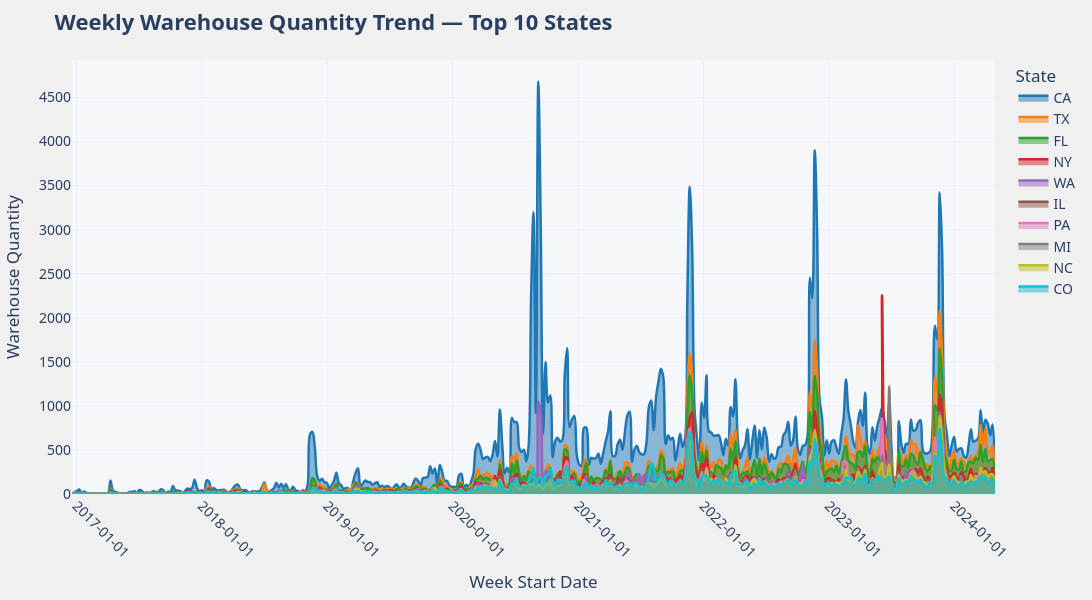

The notebook cell this image was saved under:
### Code cell
import plotly.graph_objects as go
import pandas as pd

# Step 1: Compute total quantity per state and get top 10 states
top_states = df.groupby('ShipToState')['WareHouseQuantity'].sum().nlargest(10).index

# Step 2: Create the pivot table for weekly trend
state_trend = df.groupby(['Week', 'ShipToState'])['WareHouseQuantity'].sum().unstack().fillna(0)

# Step 3: Filter columns to include only top 10 states
state_trend_top10 = state_trend[top_states]

# Step 4: Create Plotly line chart with formatted hover and x-axis
fig = go.Figure()

# Custom color palette
colors = ['#1f77b4', '#ff7f0e', '#2ca02c', '#d62728', '#9467bd',
          '#8c564b', '#e377c2', '#7f7f7f', '#bcbd22', '#17becf']

# Add one smooth line per state
for i, state in enumerate(state_trend_top10.columns):
    fig.add_trace(go.Scatter(
        x=state_trend_top10.index,
        y=state_trend_top10[state],
        mode='lines',
        name=state,
        line=dict(shape='spline', color=colors[i % len(colors)], width=2.5),
        fill='tozeroy',
        hovertemplate=f"<b>{state}</b><br>Week Start: %{{x|%Y-%m-%d}}<br>Quantity: %{{y:,}}<extra></extra>"
    ))

# Format x-axis to show full dates
fig.update_xaxes(
    title='Week',
    tickformat="%Y-%m-%d",       # e.g., "2024-07-01"
    tickangle=45,
    showgrid=True
)

# Customize layout
fig.update_layout(
    title='<b>Weekly Warehouse Quantity Trend — Top 10 States</b>',
    title_font_size=22,
    xaxis_title='Week Start Date',
    yaxis_title='Warehouse Quantity',
    legend_title='State',
    template='plotly_white',
    font=dict(family='Segoe UI, sans-serif', size=14),
    width=1100,
    height=600,
    hovermode='x unified',
    plot_bgcolor='rgba(245, 247, 251, 1)',
    paper_bgcolor='rgba(240, 240, 240, 1)',
    margin=dict(t=60, l=60, r=30, b=90)  # more bottom space for angled ticks
)

fig.show()

### Figure 1 — Plotly figure (JSON) as saved in the notebook; plotly's stock layout.template omitted (floating-point values rounded to 4 significant figures; data arrays with more than 128 entries replaced by an {"elided": "..."} marker saying what was removed)
{"data": [{"fill": "tozeroy", "hovertemplate": "<b>CA</b><br>Week Start: %{x|%Y-%m-%d}<br>Quantity: %{y:,}<extra></extra>", "line": {"color": "#1f77b4", "shape": "spline", "width": 2.5}, "mode": "lines", "name": "CA", "type": "scatter", "x": {"elided": "385 str values"}, "y": {"elided": "385 float values"}}, {"fill": "tozeroy", "hovertemplate": "<b>TX</b><br>Week Start: %{x|%Y-%m-%d}<br>Quantity: %{y:,}<extra></extra>", "line": {"color": "#ff7f0e", "shape": "spline", "width": 2.5}, "mode": "lines", "name": "TX", "type": "scatter", "x": {"elided": "385 str values"}, "y": {"elided": "385 float values"}}, {"fill": "tozeroy", "hovertemplate": "<b>FL</b><br>Week Start: %{x|%Y-%m-%d}<br>Quantity: %{y:,}<extra></extra>", "line": {"color": "#2ca02c", "shape": "spline", "width": 2.5}, "mode": "lines", "name": "FL", "type": "scatter", "x": {"elided": "385 str values"}, "y": {"elided": "385 float values"}}, {"fill": "tozeroy", "hovertemplate": "<b>NY</b><br>Week Start: %{x|%Y-%m-%d}<br>Quantity: %{y:,}<extra></extra>", "line": {"color": "#d62728", "shape": "spline", "width": 2.5}, "mode": "lines", "name": "NY", "type": "scatter", "x": {"elided": "385 str values"}, "y": {"elided": "385 float values"}}, {"fill": "tozeroy", "hovertemplate": "<b>WA</b><br>Week Start: %{x|%Y-%m-%d}<br>Quantity: %{y:,}<extra></extra>", "line": {"color": "#9467bd", "shape": "spline", "width": 2.5}, "mode": "lines", "name": "WA", "type": "scatter", "x": {"elided": "385 str values"}, "y": {"elided": "385 float values"}}, {"fill": "tozeroy", "hovertemplate": "<b>IL</b><br>Week Start: %{x|%Y-%m-%d}<br>Quantity: %{y:,}<extra></extra>", "line": {"color": "#8c564b", "shape": "spline", "width": 2.5}, "mode": "lines", "name": "IL", "type": "scatter", "x": {"elided": "385 str values"}, "y": {"elided": "385 float values"}}, {"fill": "tozeroy", "hovertemplate": "<b>PA</b><br>Week Start: %{x|%Y-%m-%d}<br>Quantity: %{y:,}<extra></extra>", "line": {"color": "#e377c2", "shape": "spline", "width": 2.5}, "mode": "lines", "name": "PA", "type": "scatter", "x": {"elided": "385 str values"}, "y": {"elided": "385 float values"}}, {"fill": "tozeroy", "hovertemplate": "<b>MI</b><br>Week Start: %{x|%Y-%m-%d}<br>Quantity: %{y:,}<extra></extra>", "line": {"color": "#7f7f7f", "shape": "spline", "width": 2.5}, "mode": "lines", "name": "MI", "type": "scatter", "x": {"elided": "385 str values"}, "y": {"elided": "385 float values"}}, {"fill": "tozeroy", "hovertemplate": "<b>NC</b><br>Week Start: %{x|%Y-%m-%d}<br>Quantity: %{y:,}<extra></extra>", "line": {"color": "#bcbd22", "shape": "spline", "width": 2.5}, "mode": "lines", "name": "NC", "type": "scatter", "x": {"elided": "385 str values"}, "y": {"elided": "385 float values"}}, {"fill": "tozeroy", "hovertemplate": "<b>CO</b><br>Week Start: %{x|%Y-%m-%d}<br>Quantity: %{y:,}<extra></extra>", "line": {"color": "#17becf", "shape": "spline", "width": 2.5}, "mode": "lines", "name": "CO", "type": "scatter", "x": {"elided": "385 str values"}, "y": {"elided": "385 float values"}}], "layout": {"font": {"family": "Segoe UI, sans-serif", "size": 14}, "height": 600, "hovermode": "x unified", "legend": {"title": {"text": "State"}}, "margin": {"b": 90, "l": 60, "r": 30, "t": 60}, "paper_bgcolor": "rgba(240, 240, 240, 1)", "plot_bgcolor": "rgba(245, 247, 251, 1)", "title": {"font": {"size": 22}, "text": "<b>Weekly Warehouse Quantity Trend — Top 10 States</b>"}, "width": 1100, "xaxis": {"showgrid": true, "tickangle": 45, "tickformat": "%Y-%m-%d", "title": {"text": "Week Start Date"}}, "yaxis": {"title": {"text": "Warehouse Quantity"}}}}
